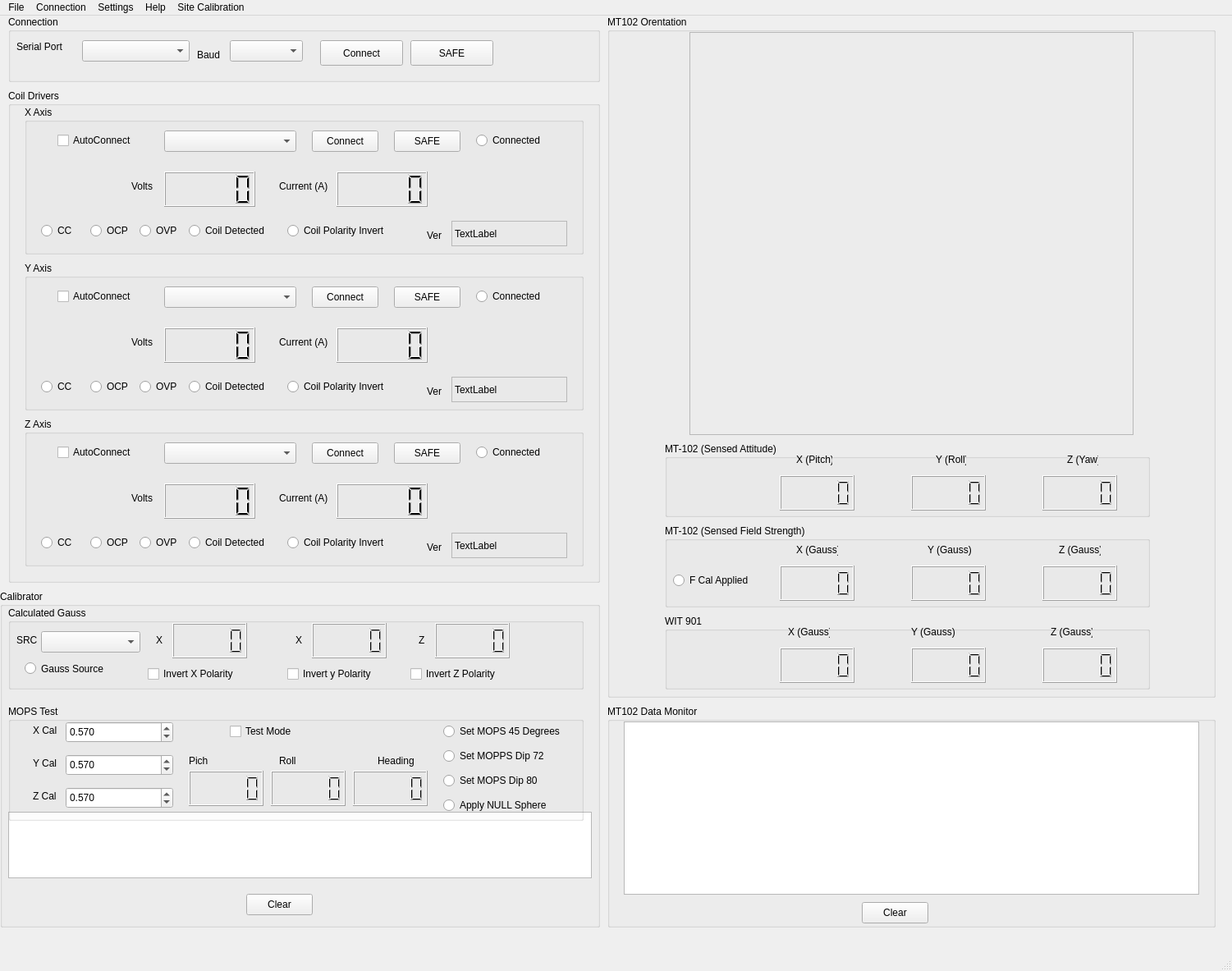
<?xml version="1.0" encoding="UTF-8"?>
<ui version="4.0">
 <class>MainWindow</class>
 <widget class="QMainWindow" name="MainWindow">
  <property name="geometry">
   <rect>
    <x>0</x>
    <y>0</y>
    <width>1501</width>
    <height>1183</height>
   </rect>
  </property>
  <property name="windowTitle">
   <string>MainWindow</string>
  </property>
  <widget class="QWidget" name="centralwidget">
   <widget class="QGroupBox" name="groupBox">
    <property name="geometry">
     <rect>
      <x>10</x>
      <y>0</y>
      <width>721</width>
      <height>81</height>
     </rect>
    </property>
    <property name="title">
     <string>Connection</string>
    </property>
    <widget class="QLabel" name="label_3">
     <property name="geometry">
      <rect>
       <x>10</x>
       <y>30</y>
       <width>71</width>
       <height>16</height>
      </rect>
     </property>
     <property name="text">
      <string>Serial Port</string>
     </property>
    </widget>
    <widget class="QComboBox" name="comboBox_CalibratorPort">
     <property name="geometry">
      <rect>
       <x>90</x>
       <y>30</y>
       <width>131</width>
       <height>26</height>
      </rect>
     </property>
    </widget>
    <widget class="QLabel" name="label_4">
     <property name="geometry">
      <rect>
       <x>230</x>
       <y>40</y>
       <width>31</width>
       <height>16</height>
      </rect>
     </property>
     <property name="text">
      <string>Baud</string>
     </property>
    </widget>
    <widget class="QComboBox" name="comboBox_CalbratorBaud">
     <property name="geometry">
      <rect>
       <x>270</x>
       <y>30</y>
       <width>89</width>
       <height>26</height>
      </rect>
     </property>
    </widget>
    <widget class="QPushButton" name="pushButton_ConnectAll">
     <property name="geometry">
      <rect>
       <x>380</x>
       <y>30</y>
       <width>101</width>
       <height>31</height>
      </rect>
     </property>
     <property name="text">
      <string>Connect</string>
     </property>
    </widget>
    <widget class="QPushButton" name="pushButton_SafeCalibrator">
     <property name="geometry">
      <rect>
       <x>490</x>
       <y>30</y>
       <width>101</width>
       <height>31</height>
      </rect>
     </property>
     <property name="text">
      <string>SAFE</string>
     </property>
    </widget>
   </widget>
   <widget class="QGroupBox" name="groupBox_2">
    <property name="geometry">
     <rect>
      <x>0</x>
      <y>700</y>
      <width>731</width>
      <height>411</height>
     </rect>
    </property>
    <property name="title">
     <string>Calibrator</string>
    </property>
    <widget class="QTextEdit" name="textEdit_CalibratorTestOutput">
     <property name="geometry">
      <rect>
       <x>10</x>
       <y>270</y>
       <width>711</width>
       <height>81</height>
      </rect>
     </property>
    </widget>
    <widget class="QPushButton" name="pushButton_ClearCalibratorText">
     <property name="geometry">
      <rect>
       <x>300</x>
       <y>370</y>
       <width>81</width>
       <height>26</height>
      </rect>
     </property>
     <property name="text">
      <string>Clear</string>
     </property>
    </widget>
    <widget class="QGroupBox" name="groupBox_14">
     <property name="geometry">
      <rect>
       <x>10</x>
       <y>20</y>
       <width>701</width>
       <height>101</height>
      </rect>
     </property>
     <property name="title">
      <string>Calculated Gauss</string>
     </property>
     <widget class="QLCDNumber" name="lcdNumber_X_Axis_Gauss">
      <property name="geometry">
       <rect>
        <x>200</x>
        <y>20</y>
        <width>91</width>
        <height>43</height>
       </rect>
      </property>
     </widget>
     <widget class="QLabel" name="label_30">
      <property name="geometry">
       <rect>
        <x>180</x>
        <y>30</y>
        <width>21</width>
        <height>21</height>
       </rect>
      </property>
      <property name="text">
       <string>X</string>
      </property>
     </widget>
     <widget class="QLabel" name="label_31">
      <property name="geometry">
       <rect>
        <x>350</x>
        <y>30</y>
        <width>21</width>
        <height>21</height>
       </rect>
      </property>
      <property name="text">
       <string>X</string>
      </property>
     </widget>
     <widget class="QLCDNumber" name="lcdNumber_Y_Axis_Gauss">
      <property name="geometry">
       <rect>
        <x>370</x>
        <y>20</y>
        <width>91</width>
        <height>43</height>
       </rect>
      </property>
     </widget>
     <widget class="QLabel" name="label_32">
      <property name="geometry">
       <rect>
        <x>500</x>
        <y>30</y>
        <width>16</width>
        <height>21</height>
       </rect>
      </property>
      <property name="text">
       <string>Z</string>
      </property>
     </widget>
     <widget class="QLCDNumber" name="lcdNumber_Z_Axis_Gauss">
      <property name="geometry">
       <rect>
        <x>520</x>
        <y>20</y>
        <width>91</width>
        <height>43</height>
       </rect>
      </property>
     </widget>
     <widget class="QCheckBox" name="checkBox_X_Coil_InvertPolarity">
      <property name="geometry">
       <rect>
        <x>170</x>
        <y>70</y>
        <width>121</width>
        <height>24</height>
       </rect>
      </property>
      <property name="text">
       <string>Invert X Polarity</string>
      </property>
     </widget>
     <widget class="QCheckBox" name="checkBox_Y_Coil_InvertPolarity">
      <property name="geometry">
       <rect>
        <x>340</x>
        <y>70</y>
        <width>121</width>
        <height>24</height>
       </rect>
      </property>
      <property name="text">
       <string>Invert y Polarity</string>
      </property>
     </widget>
     <widget class="QCheckBox" name="checkBox_Z_Coil_InvertPolarity">
      <property name="geometry">
       <rect>
        <x>490</x>
        <y>70</y>
        <width>121</width>
        <height>24</height>
       </rect>
      </property>
      <property name="text">
       <string>Invert Z Polarity</string>
      </property>
     </widget>
     <widget class="QComboBox" name="comboBox_SelectedGaussSource">
      <property name="geometry">
       <rect>
        <x>40</x>
        <y>30</y>
        <width>121</width>
        <height>26</height>
       </rect>
      </property>
     </widget>
     <widget class="QLabel" name="label_36">
      <property name="geometry">
       <rect>
        <x>10</x>
        <y>30</y>
        <width>31</width>
        <height>21</height>
       </rect>
      </property>
      <property name="text">
       <string>SRC</string>
      </property>
     </widget>
     <widget class="QRadioButton" name="radioButton_ConnnectedGaussSource">
      <property name="geometry">
       <rect>
        <x>20</x>
        <y>60</y>
        <width>111</width>
        <height>31</height>
       </rect>
      </property>
      <property name="text">
       <string>Gauss Source</string>
      </property>
     </widget>
    </widget>
    <widget class="QGroupBox" name="groupBox_15">
     <property name="geometry">
      <rect>
       <x>10</x>
       <y>140</y>
       <width>701</width>
       <height>141</height>
      </rect>
     </property>
     <property name="title">
      <string>MOPS Test</string>
     </property>
     <widget class="QDoubleSpinBox" name="doubleSpinBox_X_Gauss_CalFactor">
      <property name="geometry">
       <rect>
        <x>70</x>
        <y>20</y>
        <width>131</width>
        <height>26</height>
       </rect>
      </property>
      <property name="decimals">
       <number>3</number>
      </property>
      <property name="value">
       <double>0.570000000000000</double>
      </property>
     </widget>
     <widget class="QLabel" name="label_33">
      <property name="geometry">
       <rect>
        <x>30</x>
        <y>20</y>
        <width>31</width>
        <height>21</height>
       </rect>
      </property>
      <property name="text">
       <string>X Cal</string>
      </property>
     </widget>
     <widget class="QLabel" name="label_34">
      <property name="geometry">
       <rect>
        <x>30</x>
        <y>60</y>
        <width>31</width>
        <height>21</height>
       </rect>
      </property>
      <property name="text">
       <string>Y Cal</string>
      </property>
     </widget>
     <widget class="QDoubleSpinBox" name="doubleSpinBox_Y_Gauss_CalFactor">
      <property name="geometry">
       <rect>
        <x>70</x>
        <y>60</y>
        <width>131</width>
        <height>26</height>
       </rect>
      </property>
      <property name="decimals">
       <number>3</number>
      </property>
      <property name="value">
       <double>0.570000000000000</double>
      </property>
     </widget>
     <widget class="QLabel" name="label_35">
      <property name="geometry">
       <rect>
        <x>30</x>
        <y>100</y>
        <width>31</width>
        <height>21</height>
       </rect>
      </property>
      <property name="text">
       <string>Z Cal</string>
      </property>
     </widget>
     <widget class="QDoubleSpinBox" name="doubleSpinBox_Z_Gauss_CalFactor">
      <property name="geometry">
       <rect>
        <x>70</x>
        <y>100</y>
        <width>131</width>
        <height>26</height>
       </rect>
      </property>
      <property name="decimals">
       <number>3</number>
      </property>
      <property name="value">
       <double>0.570000000000000</double>
      </property>
     </widget>
     <widget class="QRadioButton" name="radioButton_MOPS_Set_72_Deg">
      <property name="geometry">
       <rect>
        <x>530</x>
        <y>50</y>
        <width>131</width>
        <height>24</height>
       </rect>
      </property>
      <property name="text">
       <string>Set MOPPS Dip 72</string>
      </property>
     </widget>
     <widget class="QRadioButton" name="radioButton_MOPS_Set_80_Deg">
      <property name="geometry">
       <rect>
        <x>530</x>
        <y>80</y>
        <width>131</width>
        <height>24</height>
       </rect>
      </property>
      <property name="text">
       <string>Set MOPS Dip 80</string>
      </property>
     </widget>
     <widget class="QRadioButton" name="radioButton_MOPS_Set_NullSphere">
      <property name="geometry">
       <rect>
        <x>530</x>
        <y>110</y>
        <width>131</width>
        <height>24</height>
       </rect>
      </property>
      <property name="text">
       <string>Apply NULL Sphere</string>
      </property>
     </widget>
     <widget class="QRadioButton" name="radioButton_MOPS_Set_North_Plus_45">
      <property name="geometry">
       <rect>
        <x>530</x>
        <y>20</y>
        <width>151</width>
        <height>24</height>
       </rect>
      </property>
      <property name="text">
       <string>Set MOPS 45 Degrees</string>
      </property>
     </widget>
     <widget class="QLCDNumber" name="lcdNumber_MOPS_Pitch">
      <property name="geometry">
       <rect>
        <x>220</x>
        <y>80</y>
        <width>91</width>
        <height>43</height>
       </rect>
      </property>
     </widget>
     <widget class="QLCDNumber" name="lcdNumber_MOPS_Roll">
      <property name="geometry">
       <rect>
        <x>320</x>
        <y>80</y>
        <width>91</width>
        <height>43</height>
       </rect>
      </property>
     </widget>
     <widget class="QLCDNumber" name="lcdNumber_MOPS_Hdg">
      <property name="geometry">
       <rect>
        <x>420</x>
        <y>80</y>
        <width>91</width>
        <height>43</height>
       </rect>
      </property>
     </widget>
     <widget class="QLabel" name="label_37">
      <property name="geometry">
       <rect>
        <x>220</x>
        <y>60</y>
        <width>49</width>
        <height>16</height>
       </rect>
      </property>
      <property name="text">
       <string>Pich</string>
      </property>
     </widget>
     <widget class="QLabel" name="label_38">
      <property name="geometry">
       <rect>
        <x>330</x>
        <y>60</y>
        <width>49</width>
        <height>16</height>
       </rect>
      </property>
      <property name="text">
       <string>Roll</string>
      </property>
     </widget>
     <widget class="QLabel" name="label_39">
      <property name="geometry">
       <rect>
        <x>450</x>
        <y>60</y>
        <width>49</width>
        <height>16</height>
       </rect>
      </property>
      <property name="text">
       <string>Heading</string>
      </property>
     </widget>
     <widget class="QCheckBox" name="checkBox_MOPS_TestMode">
      <property name="geometry">
       <rect>
        <x>270</x>
        <y>20</y>
        <width>84</width>
        <height>24</height>
       </rect>
      </property>
      <property name="text">
       <string>Test Mode</string>
      </property>
     </widget>
    </widget>
   </widget>
   <widget class="QGroupBox" name="groupBox_9">
    <property name="geometry">
     <rect>
      <x>740</x>
      <y>840</y>
      <width>741</width>
      <height>271</height>
     </rect>
    </property>
    <property name="title">
     <string>MT102 Data Monitor</string>
    </property>
    <widget class="QTextEdit" name="textEdit_MT102_Data">
     <property name="geometry">
      <rect>
       <x>20</x>
       <y>20</y>
       <width>701</width>
       <height>211</height>
      </rect>
     </property>
     <property name="font">
      <font>
       <family>Consolas</family>
       <pointsize>9</pointsize>
      </font>
     </property>
     <property name="verticalScrollBarPolicy">
      <enum>Qt::ScrollBarPolicy::ScrollBarAsNeeded</enum>
     </property>
     <property name="readOnly">
      <bool>true</bool>
     </property>
    </widget>
    <widget class="QPushButton" name="pushButton_ClearDisplayedData">
     <property name="geometry">
      <rect>
       <x>310</x>
       <y>240</y>
       <width>81</width>
       <height>26</height>
      </rect>
     </property>
     <property name="text">
      <string>Clear</string>
     </property>
    </widget>
   </widget>
   <widget class="QGroupBox" name="groupBox_6">
    <property name="geometry">
     <rect>
      <x>740</x>
      <y>0</y>
      <width>741</width>
      <height>831</height>
     </rect>
    </property>
    <property name="title">
     <string>MT102 Orentation</string>
    </property>
    <widget class="QFrame" name="frame_3DModelView">
     <property name="geometry">
      <rect>
       <x>100</x>
       <y>20</y>
       <width>541</width>
       <height>491</height>
      </rect>
     </property>
     <property name="frameShape">
      <enum>QFrame::Shape::StyledPanel</enum>
     </property>
     <property name="frameShadow">
      <enum>QFrame::Shadow::Raised</enum>
     </property>
    </widget>
    <widget class="QGroupBox" name="groupBox_7">
     <property name="geometry">
      <rect>
       <x>70</x>
       <y>520</y>
       <width>591</width>
       <height>91</height>
      </rect>
     </property>
     <property name="title">
      <string>MT-102 (Sensed Attitude)</string>
     </property>
     <widget class="QLabel" name="label_5">
      <property name="geometry">
       <rect>
        <x>160</x>
        <y>10</y>
        <width>44</width>
        <height>21</height>
       </rect>
      </property>
      <property name="text">
       <string>X (Pitch)</string>
      </property>
     </widget>
     <widget class="QLCDNumber" name="lcdNumber_Mt102_X">
      <property name="geometry">
       <rect>
        <x>140</x>
        <y>40</y>
        <width>91</width>
        <height>43</height>
       </rect>
      </property>
     </widget>
     <widget class="QLabel" name="label_6">
      <property name="geometry">
       <rect>
        <x>330</x>
        <y>10</y>
        <width>37</width>
        <height>21</height>
       </rect>
      </property>
      <property name="text">
       <string>Y (Roll)</string>
      </property>
     </widget>
     <widget class="QLCDNumber" name="lcdNumber_MT102_Y">
      <property name="geometry">
       <rect>
        <x>300</x>
        <y>40</y>
        <width>91</width>
        <height>43</height>
       </rect>
      </property>
     </widget>
     <widget class="QLabel" name="label_8">
      <property name="geometry">
       <rect>
        <x>490</x>
        <y>10</y>
        <width>38</width>
        <height>21</height>
       </rect>
      </property>
      <property name="text">
       <string>Z (Yaw)</string>
      </property>
     </widget>
     <widget class="QLCDNumber" name="lcdNumber_MT102_Z">
      <property name="geometry">
       <rect>
        <x>460</x>
        <y>40</y>
        <width>91</width>
        <height>43</height>
       </rect>
      </property>
     </widget>
    </widget>
    <widget class="QGroupBox" name="groupBox_8">
     <property name="geometry">
      <rect>
       <x>70</x>
       <y>620</y>
       <width>591</width>
       <height>101</height>
      </rect>
     </property>
     <property name="title">
      <string>MT-102 (Sensed Field Strength)</string>
     </property>
     <widget class="QLabel" name="label_9">
      <property name="geometry">
       <rect>
        <x>160</x>
        <y>20</y>
        <width>51</width>
        <height>21</height>
       </rect>
      </property>
      <property name="text">
       <string>X (Gauss)</string>
      </property>
     </widget>
     <widget class="QLCDNumber" name="lcdNumber_Mt102_X_Gauss">
      <property name="geometry">
       <rect>
        <x>140</x>
        <y>50</y>
        <width>91</width>
        <height>43</height>
       </rect>
      </property>
     </widget>
     <widget class="QLabel" name="label_11">
      <property name="geometry">
       <rect>
        <x>320</x>
        <y>20</y>
        <width>61</width>
        <height>21</height>
       </rect>
      </property>
      <property name="text">
       <string>Y (Gauss)</string>
      </property>
     </widget>
     <widget class="QLCDNumber" name="lcdNumber_MT102_Y_Gauss">
      <property name="geometry">
       <rect>
        <x>300</x>
        <y>50</y>
        <width>91</width>
        <height>43</height>
       </rect>
      </property>
     </widget>
     <widget class="QLabel" name="label_12">
      <property name="geometry">
       <rect>
        <x>480</x>
        <y>20</y>
        <width>51</width>
        <height>21</height>
       </rect>
      </property>
      <property name="text">
       <string>Z (Gauss)</string>
      </property>
     </widget>
     <widget class="QLCDNumber" name="lcdNumber_MT102_Z_Gauss">
      <property name="geometry">
       <rect>
        <x>460</x>
        <y>50</y>
        <width>91</width>
        <height>43</height>
       </rect>
      </property>
     </widget>
     <widget class="QRadioButton" name="radioButton_F_CalApplied">
      <property name="geometry">
       <rect>
        <x>10</x>
        <y>60</y>
        <width>101</width>
        <height>16</height>
       </rect>
      </property>
      <property name="text">
       <string>F Cal Applied</string>
      </property>
     </widget>
    </widget>
    <widget class="QGroupBox" name="groupBox_10">
     <property name="geometry">
      <rect>
       <x>70</x>
       <y>730</y>
       <width>591</width>
       <height>91</height>
      </rect>
     </property>
     <property name="title">
      <string>WIT 901</string>
     </property>
     <widget class="QLCDNumber" name="lcdNumber_Wit901_X_Gauss">
      <property name="geometry">
       <rect>
        <x>140</x>
        <y>40</y>
        <width>91</width>
        <height>43</height>
       </rect>
      </property>
     </widget>
     <widget class="QLCDNumber" name="lcdNumber_Wit901_Z_Gauss">
      <property name="geometry">
       <rect>
        <x>460</x>
        <y>40</y>
        <width>91</width>
        <height>43</height>
       </rect>
      </property>
     </widget>
     <widget class="QLabel" name="label_21">
      <property name="geometry">
       <rect>
        <x>470</x>
        <y>10</y>
        <width>51</width>
        <height>21</height>
       </rect>
      </property>
      <property name="text">
       <string>Z (Gauss)</string>
      </property>
     </widget>
     <widget class="QLabel" name="label_22">
      <property name="geometry">
       <rect>
        <x>150</x>
        <y>10</y>
        <width>51</width>
        <height>21</height>
       </rect>
      </property>
      <property name="text">
       <string>X (Gauss)</string>
      </property>
     </widget>
     <widget class="QLabel" name="label_23">
      <property name="geometry">
       <rect>
        <x>300</x>
        <y>10</y>
        <width>61</width>
        <height>21</height>
       </rect>
      </property>
      <property name="text">
       <string>Y (Gauss)</string>
      </property>
     </widget>
     <widget class="QLCDNumber" name="lcdNumber_Wit901_Y_Gauss">
      <property name="geometry">
       <rect>
        <x>300</x>
        <y>40</y>
        <width>91</width>
        <height>43</height>
       </rect>
      </property>
     </widget>
    </widget>
   </widget>
   <widget class="QGroupBox" name="groupBox_4">
    <property name="geometry">
     <rect>
      <x>10</x>
      <y>90</y>
      <width>721</width>
      <height>601</height>
     </rect>
    </property>
    <property name="title">
     <string>Coil Drivers</string>
    </property>
    <widget class="QGroupBox" name="groupBox_11">
     <property name="geometry">
      <rect>
       <x>20</x>
       <y>20</y>
       <width>681</width>
       <height>181</height>
      </rect>
     </property>
     <property name="title">
      <string>X Axis</string>
     </property>
     <widget class="QPushButton" name="pushButton_X_Coil_ConnectButton">
      <property name="geometry">
       <rect>
        <x>350</x>
        <y>30</y>
        <width>81</width>
        <height>26</height>
       </rect>
      </property>
      <property name="text">
       <string>Connect</string>
      </property>
     </widget>
     <widget class="QCheckBox" name="checkBox_X_Coil_AutoConnect">
      <property name="geometry">
       <rect>
        <x>40</x>
        <y>30</y>
        <width>111</width>
        <height>24</height>
       </rect>
      </property>
      <property name="text">
       <string>AutoConnect</string>
      </property>
     </widget>
     <widget class="QRadioButton" name="radioButton_X_Coil_LED_Connected">
      <property name="geometry">
       <rect>
        <x>550</x>
        <y>30</y>
        <width>91</width>
        <height>24</height>
       </rect>
      </property>
      <property name="text">
       <string>Connected</string>
      </property>
     </widget>
     <widget class="QLCDNumber" name="lcdNumber_X_Coil_Volts">
      <property name="geometry">
       <rect>
        <x>170</x>
        <y>80</y>
        <width>111</width>
        <height>43</height>
       </rect>
      </property>
     </widget>
     <widget class="QLabel" name="label_15">
      <property name="geometry">
       <rect>
        <x>130</x>
        <y>90</y>
        <width>31</width>
        <height>16</height>
       </rect>
      </property>
      <property name="text">
       <string>Volts</string>
      </property>
     </widget>
     <widget class="QLabel" name="label_16">
      <property name="geometry">
       <rect>
        <x>310</x>
        <y>90</y>
        <width>61</width>
        <height>16</height>
       </rect>
      </property>
      <property name="text">
       <string>Current (A)</string>
      </property>
     </widget>
     <widget class="QLCDNumber" name="lcdNumber_X_Coil_Current">
      <property name="geometry">
       <rect>
        <x>380</x>
        <y>80</y>
        <width>111</width>
        <height>43</height>
       </rect>
      </property>
     </widget>
     <widget class="QLabel" name="label_17">
      <property name="geometry">
       <rect>
        <x>490</x>
        <y>150</y>
        <width>31</width>
        <height>16</height>
       </rect>
      </property>
      <property name="text">
       <string>Ver</string>
      </property>
     </widget>
     <widget class="QLabel" name="label_X_Coil_Version">
      <property name="geometry">
       <rect>
        <x>520</x>
        <y>140</y>
        <width>141</width>
        <height>31</height>
       </rect>
      </property>
      <property name="frameShape">
       <enum>QFrame::Shape::StyledPanel</enum>
      </property>
      <property name="text">
       <string>TextLabel</string>
      </property>
     </widget>
     <widget class="QRadioButton" name="radioButton_X_LED_Coil_OCP">
      <property name="geometry">
       <rect>
        <x>80</x>
        <y>140</y>
        <width>61</width>
        <height>24</height>
       </rect>
      </property>
      <property name="text">
       <string>OCP</string>
      </property>
     </widget>
     <widget class="QRadioButton" name="radioButton_X_Coil_LED_OVP">
      <property name="geometry">
       <rect>
        <x>140</x>
        <y>140</y>
        <width>61</width>
        <height>24</height>
       </rect>
      </property>
      <property name="text">
       <string>OVP</string>
      </property>
     </widget>
     <widget class="QRadioButton" name="radioButton_X_Coil_LED_Detected">
      <property name="geometry">
       <rect>
        <x>200</x>
        <y>140</y>
        <width>111</width>
        <height>24</height>
       </rect>
      </property>
      <property name="text">
       <string>Coil Detected</string>
      </property>
     </widget>
     <widget class="QRadioButton" name="radioButton_X_Coil_LED_InvertedPolarity">
      <property name="geometry">
       <rect>
        <x>320</x>
        <y>140</y>
        <width>131</width>
        <height>24</height>
       </rect>
      </property>
      <property name="text">
       <string>Coil Polarity Invert</string>
      </property>
     </widget>
     <widget class="QPushButton" name="pushButton_X_Coil_SAFE">
      <property name="geometry">
       <rect>
        <x>450</x>
        <y>30</y>
        <width>81</width>
        <height>26</height>
       </rect>
      </property>
      <property name="text">
       <string>SAFE</string>
      </property>
     </widget>
     <widget class="QComboBox" name="comboBox_X_Coil_Port">
      <property name="geometry">
       <rect>
        <x>170</x>
        <y>30</y>
        <width>161</width>
        <height>26</height>
       </rect>
      </property>
     </widget>
     <widget class="QRadioButton" name="radioButton_X_LED_Coil_CC">
      <property name="geometry">
       <rect>
        <x>20</x>
        <y>140</y>
        <width>61</width>
        <height>24</height>
       </rect>
      </property>
      <property name="text">
       <string>CC</string>
      </property>
     </widget>
    </widget>
    <widget class="QGroupBox" name="groupBox_12">
     <property name="geometry">
      <rect>
       <x>20</x>
       <y>210</y>
       <width>681</width>
       <height>181</height>
      </rect>
     </property>
     <property name="title">
      <string>Y Axis</string>
     </property>
     <widget class="QPushButton" name="pushButton_Y_Coil_ConnectButton">
      <property name="geometry">
       <rect>
        <x>350</x>
        <y>30</y>
        <width>81</width>
        <height>26</height>
       </rect>
      </property>
      <property name="text">
       <string>Connect</string>
      </property>
     </widget>
     <widget class="QCheckBox" name="checkBox_Y_Coil_AutoConnect">
      <property name="geometry">
       <rect>
        <x>40</x>
        <y>30</y>
        <width>111</width>
        <height>24</height>
       </rect>
      </property>
      <property name="text">
       <string>AutoConnect</string>
      </property>
     </widget>
     <widget class="QRadioButton" name="radioButton_Y_Coil_LED_Connected">
      <property name="geometry">
       <rect>
        <x>550</x>
        <y>30</y>
        <width>91</width>
        <height>24</height>
       </rect>
      </property>
      <property name="text">
       <string>Connected</string>
      </property>
     </widget>
     <widget class="QLCDNumber" name="lcdNumber_Y_Coil_Volts">
      <property name="geometry">
       <rect>
        <x>170</x>
        <y>80</y>
        <width>111</width>
        <height>43</height>
       </rect>
      </property>
     </widget>
     <widget class="QLabel" name="label_24">
      <property name="geometry">
       <rect>
        <x>130</x>
        <y>90</y>
        <width>31</width>
        <height>16</height>
       </rect>
      </property>
      <property name="text">
       <string>Volts</string>
      </property>
     </widget>
     <widget class="QLabel" name="label_25">
      <property name="geometry">
       <rect>
        <x>310</x>
        <y>90</y>
        <width>61</width>
        <height>16</height>
       </rect>
      </property>
      <property name="text">
       <string>Current (A)</string>
      </property>
     </widget>
     <widget class="QLCDNumber" name="lcdNumber_Y_Coil_Current">
      <property name="geometry">
       <rect>
        <x>380</x>
        <y>80</y>
        <width>111</width>
        <height>43</height>
       </rect>
      </property>
     </widget>
     <widget class="QLabel" name="label_26">
      <property name="geometry">
       <rect>
        <x>490</x>
        <y>150</y>
        <width>31</width>
        <height>16</height>
       </rect>
      </property>
      <property name="text">
       <string>Ver</string>
      </property>
     </widget>
     <widget class="QLabel" name="label_Y_Coil_Version">
      <property name="geometry">
       <rect>
        <x>520</x>
        <y>140</y>
        <width>141</width>
        <height>31</height>
       </rect>
      </property>
      <property name="frameShape">
       <enum>QFrame::Shape::StyledPanel</enum>
      </property>
      <property name="text">
       <string>TextLabel</string>
      </property>
     </widget>
     <widget class="QRadioButton" name="radioButton_Y_Coil_LED_OCP">
      <property name="geometry">
       <rect>
        <x>80</x>
        <y>140</y>
        <width>61</width>
        <height>24</height>
       </rect>
      </property>
      <property name="text">
       <string>OCP</string>
      </property>
     </widget>
     <widget class="QRadioButton" name="radioButton_Y_Coil_LED_OVP">
      <property name="geometry">
       <rect>
        <x>140</x>
        <y>140</y>
        <width>61</width>
        <height>24</height>
       </rect>
      </property>
      <property name="text">
       <string>OVP</string>
      </property>
     </widget>
     <widget class="QRadioButton" name="radioButton_Y_Coil_LED__Detected">
      <property name="geometry">
       <rect>
        <x>200</x>
        <y>140</y>
        <width>111</width>
        <height>24</height>
       </rect>
      </property>
      <property name="text">
       <string>Coil Detected</string>
      </property>
     </widget>
     <widget class="QRadioButton" name="radioButton_Y_Coil_LED_InvertedPolarity">
      <property name="geometry">
       <rect>
        <x>320</x>
        <y>140</y>
        <width>131</width>
        <height>24</height>
       </rect>
      </property>
      <property name="text">
       <string>Coil Polarity Invert</string>
      </property>
     </widget>
     <widget class="QPushButton" name="pushButton_Y_Coil_SAFE">
      <property name="geometry">
       <rect>
        <x>450</x>
        <y>30</y>
        <width>81</width>
        <height>26</height>
       </rect>
      </property>
      <property name="text">
       <string>SAFE</string>
      </property>
     </widget>
     <widget class="QComboBox" name="comboBox_Y_Coil_Port">
      <property name="geometry">
       <rect>
        <x>170</x>
        <y>30</y>
        <width>161</width>
        <height>26</height>
       </rect>
      </property>
     </widget>
     <widget class="QRadioButton" name="radioButton_Y_LED_Coil_CC">
      <property name="geometry">
       <rect>
        <x>20</x>
        <y>140</y>
        <width>61</width>
        <height>24</height>
       </rect>
      </property>
      <property name="text">
       <string>CC</string>
      </property>
     </widget>
    </widget>
    <widget class="QGroupBox" name="groupBox_13">
     <property name="geometry">
      <rect>
       <x>20</x>
       <y>400</y>
       <width>681</width>
       <height>181</height>
      </rect>
     </property>
     <property name="title">
      <string>Z Axis</string>
     </property>
     <widget class="QPushButton" name="pushButton_Z_Coil_ConnectButton">
      <property name="geometry">
       <rect>
        <x>350</x>
        <y>30</y>
        <width>81</width>
        <height>26</height>
       </rect>
      </property>
      <property name="text">
       <string>Connect</string>
      </property>
     </widget>
     <widget class="QCheckBox" name="checkBox_Z_Coil_AutoConnect">
      <property name="geometry">
       <rect>
        <x>40</x>
        <y>30</y>
        <width>111</width>
        <height>24</height>
       </rect>
      </property>
      <property name="text">
       <string>AutoConnect</string>
      </property>
     </widget>
     <widget class="QRadioButton" name="radioButton_Z_Coil_LED_Connected">
      <property name="geometry">
       <rect>
        <x>550</x>
        <y>30</y>
        <width>91</width>
        <height>24</height>
       </rect>
      </property>
      <property name="text">
       <string>Connected</string>
      </property>
     </widget>
     <widget class="QLCDNumber" name="lcdNumber_Z_Coil_Volts">
      <property name="geometry">
       <rect>
        <x>170</x>
        <y>80</y>
        <width>111</width>
        <height>43</height>
       </rect>
      </property>
     </widget>
     <widget class="QLabel" name="label_27">
      <property name="geometry">
       <rect>
        <x>130</x>
        <y>90</y>
        <width>31</width>
        <height>16</height>
       </rect>
      </property>
      <property name="text">
       <string>Volts</string>
      </property>
     </widget>
     <widget class="QLabel" name="label_28">
      <property name="geometry">
       <rect>
        <x>310</x>
        <y>90</y>
        <width>61</width>
        <height>16</height>
       </rect>
      </property>
      <property name="text">
       <string>Current (A)</string>
      </property>
     </widget>
     <widget class="QLCDNumber" name="lcdNumber_Z_Coil_Current">
      <property name="geometry">
       <rect>
        <x>380</x>
        <y>80</y>
        <width>111</width>
        <height>43</height>
       </rect>
      </property>
     </widget>
     <widget class="QLabel" name="label_29">
      <property name="geometry">
       <rect>
        <x>490</x>
        <y>150</y>
        <width>31</width>
        <height>16</height>
       </rect>
      </property>
      <property name="text">
       <string>Ver</string>
      </property>
     </widget>
     <widget class="QLabel" name="label_Z_Coil_Version">
      <property name="geometry">
       <rect>
        <x>520</x>
        <y>140</y>
        <width>141</width>
        <height>31</height>
       </rect>
      </property>
      <property name="frameShape">
       <enum>QFrame::Shape::StyledPanel</enum>
      </property>
      <property name="text">
       <string>TextLabel</string>
      </property>
     </widget>
     <widget class="QRadioButton" name="radioButton_Z_Coil_LED_OCP">
      <property name="geometry">
       <rect>
        <x>80</x>
        <y>140</y>
        <width>61</width>
        <height>24</height>
       </rect>
      </property>
      <property name="text">
       <string>OCP</string>
      </property>
     </widget>
     <widget class="QRadioButton" name="radioButton_Z_Coil_LED_OVP">
      <property name="geometry">
       <rect>
        <x>140</x>
        <y>140</y>
        <width>61</width>
        <height>24</height>
       </rect>
      </property>
      <property name="text">
       <string>OVP</string>
      </property>
     </widget>
     <widget class="QRadioButton" name="radioButton_Z_Coil_LED_Detected">
      <property name="geometry">
       <rect>
        <x>200</x>
        <y>140</y>
        <width>111</width>
        <height>24</height>
       </rect>
      </property>
      <property name="text">
       <string>Coil Detected</string>
      </property>
     </widget>
     <widget class="QRadioButton" name="radioButton_Z_Coil_LED_InvertedPolarity">
      <property name="geometry">
       <rect>
        <x>320</x>
        <y>140</y>
        <width>131</width>
        <height>24</height>
       </rect>
      </property>
      <property name="text">
       <string>Coil Polarity Invert</string>
      </property>
     </widget>
     <widget class="QPushButton" name="pushButton_Z_Coil_SAFE">
      <property name="geometry">
       <rect>
        <x>450</x>
        <y>30</y>
        <width>81</width>
        <height>26</height>
       </rect>
      </property>
      <property name="text">
       <string>SAFE</string>
      </property>
     </widget>
     <widget class="QComboBox" name="comboBox_Z_Coil_Port">
      <property name="geometry">
       <rect>
        <x>170</x>
        <y>30</y>
        <width>161</width>
        <height>26</height>
       </rect>
      </property>
     </widget>
     <widget class="QRadioButton" name="radioButton_Z_LED_Coil_CC">
      <property name="geometry">
       <rect>
        <x>20</x>
        <y>140</y>
        <width>61</width>
        <height>24</height>
       </rect>
      </property>
      <property name="text">
       <string>CC</string>
      </property>
     </widget>
    </widget>
   </widget>
  </widget>
  <widget class="QMenuBar" name="menubar">
   <property name="geometry">
    <rect>
     <x>0</x>
     <y>0</y>
     <width>1501</width>
     <height>33</height>
    </rect>
   </property>
   <widget class="QMenu" name="menuFile">
    <property name="title">
     <string>File</string>
    </property>
    <addaction name="actionExit"/>
   </widget>
   <widget class="QMenu" name="menuConnection">
    <property name="title">
     <string>Connection</string>
    </property>
   </widget>
   <widget class="QMenu" name="menuSettings">
    <property name="title">
     <string>Settings</string>
    </property>
    <addaction name="actionSave"/>
    <addaction name="actionRestore"/>
    <addaction name="actionFrequeny"/>
    <addaction name="actionMax_Current"/>
   </widget>
   <widget class="QMenu" name="menuHelp">
    <property name="title">
     <string>Help</string>
    </property>
    <addaction name="actionAbout_Calibrator"/>
   </widget>
   <widget class="QMenu" name="menuSite_Calibration">
    <property name="title">
     <string>Site Calibration</string>
    </property>
   </widget>
   <addaction name="menuFile"/>
   <addaction name="menuConnection"/>
   <addaction name="menuSettings"/>
   <addaction name="menuHelp"/>
   <addaction name="menuSite_Calibration"/>
  </widget>
  <widget class="QStatusBar" name="statusbar"/>
  <action name="actionExit">
   <property name="text">
    <string>Exit</string>
   </property>
  </action>
  <action name="actionSave">
   <property name="text">
    <string>Save</string>
   </property>
  </action>
  <action name="actionRestore">
   <property name="text">
    <string>Restore</string>
   </property>
  </action>
  <action name="actionFrequeny">
   <property name="text">
    <string>Frequeny </string>
   </property>
  </action>
  <action name="actionMax_Current">
   <property name="text">
    <string>Max Current</string>
   </property>
  </action>
  <action name="actionAbout_Calibrator">
   <property name="text">
    <string>About Calibrator</string>
   </property>
  </action>
 </widget>
 <resources/>
 <connections/>
</ui>
